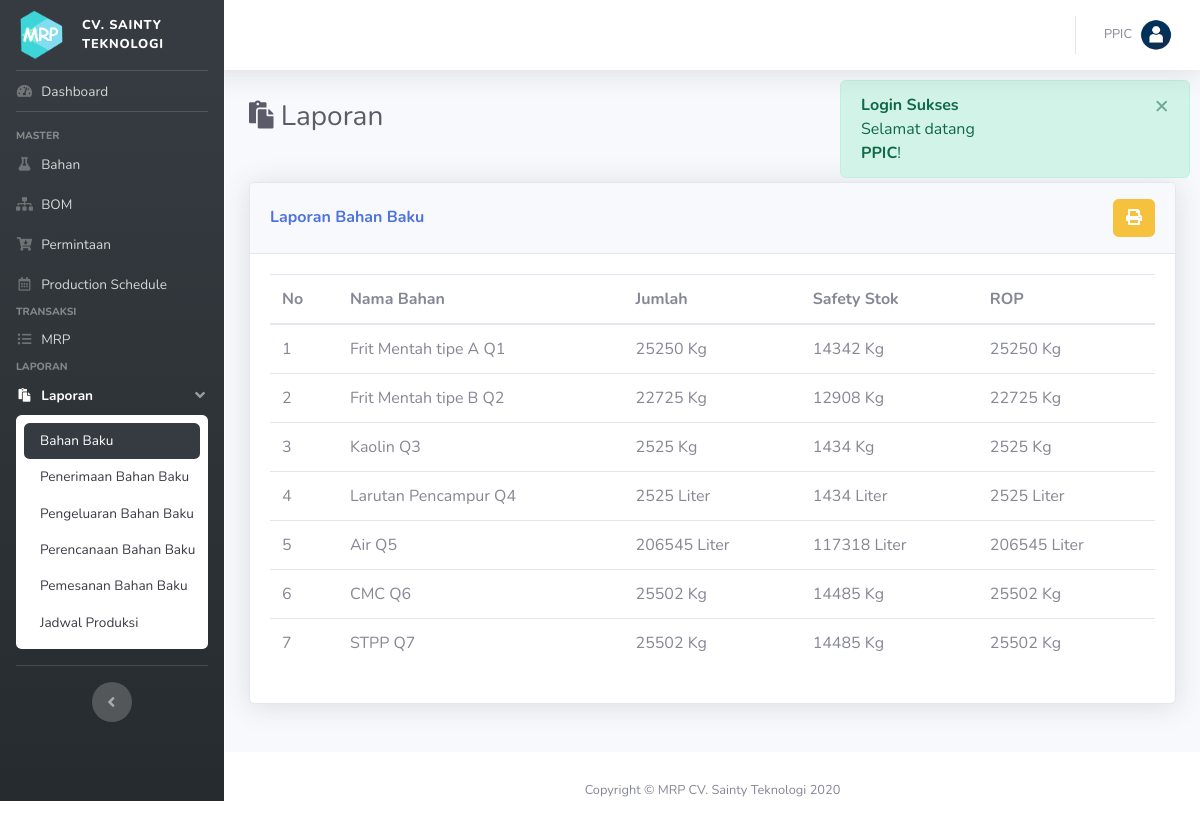
The app's page /index.php?p=laporan&ket=bahan_baku (signed in), older data.
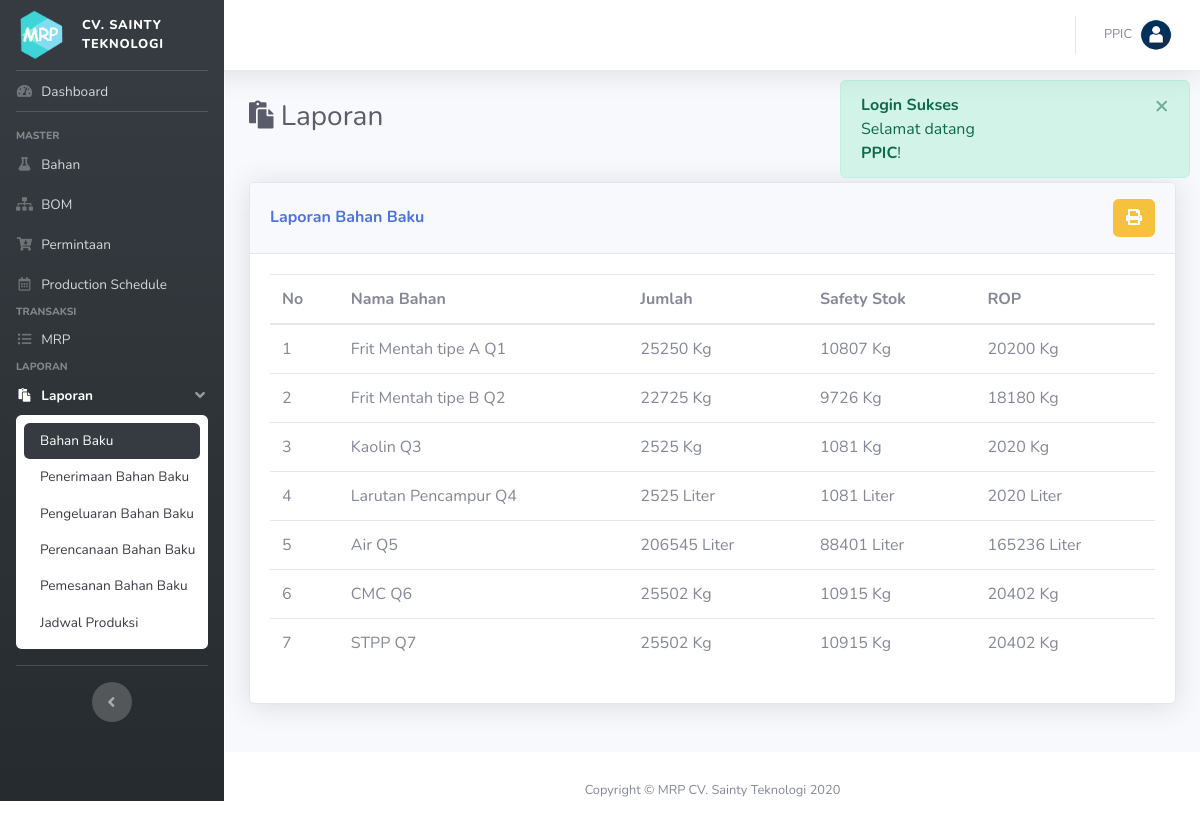
The same page, newer data.
### tables this page shows
CREATE TABLE IF NOT EXISTS `bahan` (
  `id_bahan` int(11) NOT NULL AUTO_INCREMENT,
  `nama_bahan` varchar(200) DEFAULT NULL,
  `satuan` varchar(200) DEFAULT NULL,
  `jumlah` double DEFAULT NULL,
  `ss` double(22,0) DEFAULT NULL,
  `rop` double(22,0) DEFAULT NULL,
  `LT` int(11) DEFAULT NULL,
  PRIMARY KEY (`id_bahan`)
);

### pages/laporan/bahan_baku.php (the view)
<table class="table">
    <thead>
        <tr>
            <th>No</th>
            <th>Nama Bahan</th>
            <th>Jumlah</th>
            <th>Safety Stok</th>
            <th>ROP</th>
        </tr>
    </thead>
    <tbody>
    <?php
        $i=0;
        $sql = "SELECT * FROM bahan";
        $q = mysqli_query($con, $sql);
        while($row = mysqli_fetch_array($q)):
    ?>
        <tr>
            <td><?= ++$i; ?></td>
            <td><?= $row['nama_bahan']; ?></td>
            <td><?= $row['jumlah'].' '.$row['satuan']; ?></td>
            <td><?= $row['ss'].' '.$row['satuan']; ?></td>
            <td><?= $row['rop'].' '.$row['satuan']; ?></td>
        </tr>
    <?php endwhile; ?>
    </tbody>
</table>

### index.php (shortened to what this page needs)
<!DOCTYPE html>
<html lang="en">
<head>
    <link href="assets/vendor/fontawesome-free/css/all.min.css" rel="stylesheet" type="text/css">
    <link href="assets/css/sb-admin-2.css" rel="stylesheet">
    <link href="assets/css/style.css" rel="stylesheet">
    <link href="assets/vendor/datatables/dataTables.bootstrap4.min.css" rel="stylesheet">
</head>
<body id="page-top">
    <div id="wrapper">
        <ul class="navbar-nav bg-gradient-primary sidebar sidebar-dark accordion" id="accordionSidebar">
            <a class="sidebar-brand d-flex align-items-center justify-content-center" href="index.php">
                <img src="assets/img/logo.png" alt="Logo" width="50px">
                <div class="sidebar-brand-text mx-3" style="text-align:left;font-size: 0.8em;">cv. Sainty Teknologi</div>
            </a>
            <hr class="sidebar-divider my-0">
            <div class="scrollable-sidebar">
                <?php include 'templates/sidebar.php'; ?>
                <hr class="sidebar-divider d-none d-md-block">
                <div class="text-center m-center">
                    <button class="rounded-circle border-0" id="sidebarToggle"></button>
                </div>
            </div>
        </ul>
        <div id="content-wrapper" class="d-flex flex-column">
            <div id="content">
                <nav class="navbar navbar-expand navbar-light bg-white topbar mb-4 static-top shadow">
                    <ul class="navbar-nav ml-auto">
                    <li class="nav-item dropdown no-arrow">
                        <a class="nav-link dropdown-toggle" href="#" id="userDropdown" role="button" data-toggle="dropdown" aria-haspopup="true" aria-expanded="false">
                            <span class="mr-2 d-none d-lg-inline text-gray-600 small"><?= $_SESSION['name']; ?></span>
                            <img class="img-profile rounded-circle" src="assets/img/user.png">
                        </a>
                    </li>
                </ul>
            </nav>
            <div class="container-fluid main-content">
            <?php
                $dir = "pages";
                $pages = scandir($dir);
                unset($pages[0],$pages[1]);
                if(isset($_GET['p'])){
                    $p = $_GET['p'].".php";
                    if(in_array($p, $pages)){
                        include "$dir/$p";
                    }else{
                        include "$dir/404.php";
                    }
                }else{
                    include "$dir/home.php";
                }
            ?>
            </div>
          </div>
            <footer class="sticky-footer bg-white">
                <div class="container my-auto">
                    <div class="copyright text-center my-auto">
                        <span>Copyright &copy; MRP CV. Sainty Teknologi 2020</span>
                    </div>
                </div>
            </footer>
        </div>
    </div>
    <?php if(isset($_SESSION["flash"])){ ?>
    <div class="alert alert-<?= $_SESSION["flash"]["type"]; ?> alert-dismissible fade show" role="alert">
        <strong><?= $_SESSION["flash"]["head"]; ?></strong><br><?= $_SESSION["flash"]["msg"]; ?>
        <button type="button" class="close" data-dismiss="alert" aria-label="Close">
            <span aria-hidden="true">&times;</span>
        </button>
    </div>
    <?php unset($_SESSION['flash']); } ?>
</body>
</html>

### templates/sidebar.php (shortened to what this page needs)
<?php
$akses = [
            [8, 81, 82, 83, 84, 85, 86],
            [0, 1, 2, 3, 4, 8, 81, 82, 83, 84, 85, 86],
            [6, 7, 8, 82, 83],
            [5, 8, 84, 85],
            [8, 86],
            [0, 1, 2, 3, 4, 8, 81, 82, 83, 84, 85, 86, 9]
        ];
?>
    <li class="nav-item" id="home">
        <a class="nav-link" href="index.php">
            <i class="fas fa-fw fa-tachometer-alt"></i>
            <span>Dashboard</span>
        </a>
    </li>
    <hr class="sidebar-divider">
    <?php foreach($menu as $k => $v): ?>
        <?php if(in_array($v['menu'][0]['id'], $akses[$_SESSION['type']])): ?>
        <div class="sidebar-heading">
            <?= $v['group']; ?>
        </div>
        <?php endif; ?>
        <?php foreach($v['menu'] as $a => $b): ?>
            <?php if(in_array($b['id'], $akses[$_SESSION['type']])): ?>
                <?php if($b['type']==0): ?>
                    <li class="nav-item" id="<?= str_replace(".php", "", $b['pages']); ?>">
                        <a class="nav-link" href="<?= $b['link']; ?>">
                            <i class="<?= $b['icon']; ?>"></i>
                            <span><?= $b['text']; ?></span>
                        </a>
                    </li>
                <?php else: ?>
                    <li class="nav-item" id="<?= str_replace(".php", "", $b['pages']); ?>">
                        <a class="nav-link" href="#" data-toggle="collapse" data-target="#collapseLaporan" aria-expanded="true" aria-controls="collapseLaporan">
                            <i class="<?= $b['icon']; ?>"></i>
                            <span><?= $b['text']; ?></span>
                        </a>
                        <div id="collapseLaporan" class="collapse" aria-labelledby="headingTwo" data-parent="#accordionSidebar" style="">
                            <div class="bg-white py-2 collapse-inner rounded">
                                <?php foreach($b['child'] as $x => $z):?>
                                    <?php if(in_array($z['id'], $akses[$_SESSION['type']])): ?>
                                    <a class="collapse-item subnav" id="<?= str_replace(".php", "", $z['pages']);?>" href="<?= $b['link'].$z['link'];?>"><?= $z['text']; ?></a>
                                    <?php endif; ?>
                                <?php endforeach; ?>
                            </div>
                        </div>
                    </li>
                <?php endif; ?>
            <?php endif; ?>
        <?php endforeach; ?>
    <?php endforeach; ?>

### pages/laporan.php (shortened to what this page needs)
<div class="d-sm-flex align-items-center justify-content-between mb-4">
    <h1 class="h3 mb-0 text-gray-800"> <i class="fa fa-paste"></i> Laporan</h1>
</div>
<?php
	if(isset($_GET['ket'])){
        $page = $_GET['ket'];
		$ket = join(explode("_", $_GET['ket']), " ");
	}
?>
<div class="row row_angket">
	<div class="col mb-4">
		<div class="card shadow mb-4">
            <div class="card-header py-3 d-flex flex-row align-items-center justify-content-between">
                <h6 class="m-0 font-weight-bold text-primary">Laporan <?= ucwords($ket); ?></h6>
                <div class="dropdown no-arrow">
                    <a href="#" data-href="pages/cetak_laporan.php?cetak=<?= $page; ?>" class="btn btn-warning btn-cetak" data-toggle="tooltip" data-placement="top" title="Cetak"><i class="fa fa-print"></i></a>
                </div>
            </div>
            <div class="card-body">
            <?php
                $dir = "pages/laporan";
                $pages = scandir($dir);
                unset($pages[0],$pages[1]);
                if(isset($_GET['ket'])){
                    $p = $_GET['ket'].".php";
                    if(in_array($p, $pages)){
                        include "$dir/$p";
                    }else{
                        include "pages/404.php";
                    }
                }else{
                    include "$dir/home.php";
                }
            ?>
            </div>
        </div>
    </div>
</div>

### assets/css/style.css (style rules this page uses)
.bg-gradient-primary { background-color: #353B40; background-image: linear-gradient(180deg,#353B40 10%,#262B2F 100%); background-size: cover; }
.alert { position: fixed; top: 80px; right: 10px; width: 350px; }
.scrollable-sidebar { overflow-y: auto; overflow-x: hidden; height: calc(100vh - 4.375rem); }
.m-center { width: 100%; }
.sidebar .nav-item .nav-link { padding: 0.5rem 1rem !important; }
.subnav:hover, .subnav_active { background: #353B40 !important; color: #FFF !important; }

Row changes from the older to the newer data that the page shows:
changed bahan "Frit Mentah tipe A Q1": ss "14342" → "10807"; rop "25250" → "20200"
changed bahan "Frit Mentah tipe B Q2": ss "12908" → "9726"; rop "22725" → "18180"
changed bahan "Kaolin Q3": ss "1434" → "1081"; rop "2525" → "2020"
changed bahan "Larutan Pencampur Q4": ss "1434" → "1081"; rop "2525" → "2020"
changed bahan "Air Q5": ss "117318" → "88401"; rop "206545" → "165236"
changed bahan "CMC Q6": ss "14485" → "10915"; rop "25502" → "20402"
changed bahan "STPP Q7": ss "14485" → "10915"; rop "25502" → "20402"
